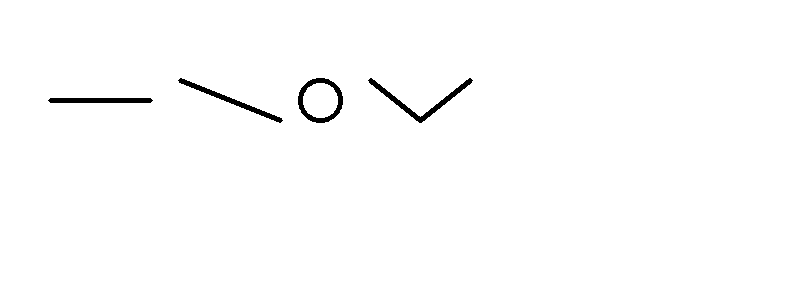
#> input picture samples/handwriting/sample_good.png, 800 x 300 px, found by its file name
$ python verify.py
#> lines starting #> are read from the running program, lines starting #| are printed output that depends on the picture; after the words box and inside, x2 and y2 are one past the last pixel; in counts of white or black regions, pixels touching at a corner belong together
### cv/handwriting_analyzer.py
import cv2
import numpy as np
import matplotlib.pyplot as plt
from typing import List, Tuple
import os
from dataclasses import dataclass


@dataclass
class HandwritingFeatures:
    """Data class to store extracted handwriting features"""
    avg_letter_size: float
    line_straightness: float
    letter_spacing: float
    word_spacing: float
    writing_pressure: float
    letter_formation_quality: float
    slant_angle: float
    consistency_score: float
    contour_count: int
    aspect_ratio: float

class HandwritingAnalyzer:
    def __init__(self):
        self.features = None

    def preprocess_image(self, image_path: str) -> Tuple[np.ndarray, np.ndarray]:
        """Enhanced preprocessing with original image return"""
        image = cv2.imread(image_path)
        if image is None:
            raise ValueError(f"Could not load image from {image_path}")

        # Convert to grayscale
        gray = cv2.cvtColor(image, cv2.COLOR_BGR2GRAY)

        # Apply Gaussian blur to reduce noise
        blurred = cv2.GaussianBlur(gray, (5, 5), 0)

        # Apply adaptive thresholding for better text extraction
        binary = cv2.adaptiveThreshold(
            blurred, 255, cv2.ADAPTIVE_THRESH_GAUSSIAN_C,
            cv2.THRESH_BINARY_INV, 11, 2
        )

        # Morphological operations to clean up the image
        kernel = np.ones((2, 2), np.uint8)
        cleaned = cv2.morphologyEx(binary, cv2.MORPH_CLOSE, kernel)

        return cleaned, gray

    # [447 lines left out: functions detect_contours, extract_features, calculate_overall_score, _calculate_writing_pressure_advanced, _calculate_letter_formation_advanced, _calculate_line_straightness_advanced and 4 more, not called in this run]


# Test the enhanced analyzer
# [39 lines that do not run on import are left out]

### utils/verify.py
import cv2
import os
import sys

# Add the parent directory to the path so we can import from cv module
sys.path.append(os.path.dirname(os.path.dirname(os.path.abspath(__file__))))

from cv.handwriting_analyzer import HandwritingAnalyzer

def verify_preprocessing():
    """Verify that image preprocessing is working correctly"""
    print("=== Day 1 Verification: Image Preprocessing ===\n")

    analyzer = HandwritingAnalyzer()
    sample_files = [
        'samples/handwriting/sample_good.png',
        'samples/handwriting/sample_poor.png'
    ]

    verification_passed = True

    for i, sample_file in enumerate(sample_files, 1):
        print(f"Test {i}: Processing {sample_file}")

        # Check if file exists
        if not os.path.exists(sample_file):
            print(f"❌ FAIL: File {sample_file} does not exist!")
            verification_passed = False
            continue

        try:
            # Test image loading
            original = cv2.imread(sample_file)
#> original is the input picture: shape (300, 800, 3); 99% white; 4 black regions, box (x1, y1, x2, y2) and area: (368, 78, 473, 123) 674, (298, 78, 343, 123) 614, (178, 78, 283, 123) 555, (48, 98, 153, 103) 513
            if original is None:
                print(f"❌ FAIL: Could not load {sample_file}")
                verification_passed = False
                continue

            print(f"✅ Original image loaded: {original.shape}")
#| ✅ Original image loaded: (300, 800, 3)

            # Test preprocessing
            processed = analyzer.preprocess_image(sample_file)
#> in preprocess_image, `binary = cv2.adaptiveThreshold( blurred, 255, cv2.ADAPTIVE_THRESH_GAUS..`: binary: shape (300, 800); 0.99% white; 4 white regions, box (x1, y1, x2, y2) and area: (368, 78, 473, 123) 678, (298, 78, 343, 123) 614, (178, 78, 283, 123) 565, (48, 98, 153, 103) 521
#> in preprocess_image, `cleaned = cv2.morphologyEx(binary, cv2.MORPH_CLOSE, kernel)`:
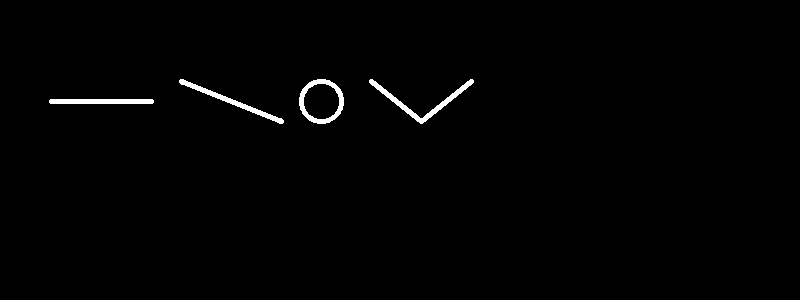
#> cleaned: shape (300, 800); 0.99% white; 4 white regions, box (x1, y1, x2, y2) and area: (369, 79, 474, 124) 678, (299, 79, 344, 124) 614, (179, 79, 284, 124) 565, (49, 99, 154, 104) 521
            print(f"✅ Preprocessed image: {processed.shape}")

            # Verify preprocessing results
            if len(processed.shape) != 2:
                print("❌ FAIL: Processed image should be grayscale (2D)")
                verification_passed = False
                continue

            # Check if preprocessing actually changed the image
            if processed.max() == 0:
                print("❌ WARNING: Processed image is completely black")
            elif processed.min() == processed.max():
                print("❌ WARNING: Processed image has no variation")
            else:
                print("✅ Processed image has proper variation")

            # Count non-zero pixels (should represent text)
            text_pixels = cv2.countNonZero(processed)
            total_pixels = processed.shape[0] * processed.shape[1]
            text_percentage = (text_pixels / total_pixels) * 100

            print(f"✅ Text coverage: {text_percentage:.2f}% of image")

            if text_percentage < 1:
                print("❌ WARNING: Very little text detected")
            elif text_percentage > 50:
                print("❌ WARNING: Too much text detected (might be inverted)")
            else:
                print("✅ Text coverage looks reasonable")

            print("-" * 50)

        except Exception as e:
            print(f"❌ FAIL: Error processing {sample_file}: {str(e)}")
            verification_passed = False
#> pass 2 of the loop in verify_preprocessing, `for i, sample_file in enumerate(sample_files, 1):`:
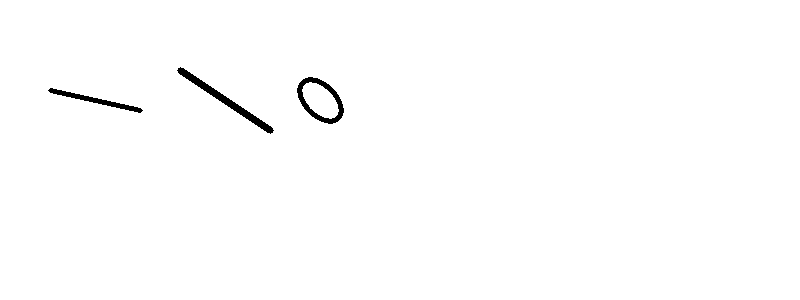
#> input picture samples/handwriting/sample_poor.png, 800 x 300 px, found by its file name
#> in verify_preprocessing, original is the input picture: shape (300, 800, 3); 99.2% white; 3 black regions, box (x1, y1, x2, y2) and area: (177, 67, 274, 134) 779, (297, 77, 344, 124) 639, (48, 88, 143, 113) 463
#| ✅ Original image loaded: (300, 800, 3)
#> binary: shape (300, 800); 0.79% white; 3 white regions, box (x1, y1, x2, y2) and area: (177, 67, 274, 134) 787, (297, 77, 344, 124) 639, (48, 88, 143, 113) 471
#> in preprocess_image (call 2), `cleaned = cv2.morphologyEx(binary, cv2.MORPH_CLOSE, kernel)`:
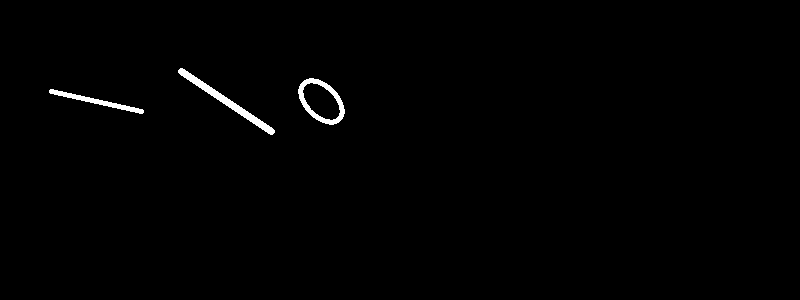
#> cleaned: shape (300, 800); 0.79% white; 3 white regions, box (x1, y1, x2, y2) and area: (178, 68, 275, 135) 787, (298, 78, 345, 125) 639, (49, 89, 144, 114) 471

    # Overall result
    if verification_passed:
        print("\n🎉 DAY 1 VERIFICATION PASSED!")
        print("✅ All sample images created successfully")
        print("✅ Image loading works correctly")
        print("✅ Preprocessing pipeline functional")
        print("\nYou're ready for Day 2!")
    else:
        print("\n❌ DAY 1 VERIFICATION FAILED!")
        print("Please fix the issues above before proceeding to Day 2")

    return verification_passed

def show_preprocessing_visual():
    """Show visual comparison of original vs preprocessed images"""
    print("\n=== Visual Verification ===")
    print("Displaying preprocessing results...")

    analyzer = HandwritingAnalyzer()
    sample_files = [
        'samples/handwriting/sample_good.png',
        'samples/handwriting/sample_poor.png'
    ]

    for sample_file in sample_files:
        if os.path.exists(sample_file):
            try:
                analyzer.visualize_preprocessing(sample_file)
                print(f"✅ Displayed preprocessing for {sample_file}")
            except Exception as e:
                print(f"❌ Could not display {sample_file}: {str(e)}")

if __name__ == "__main__":
    # Run verification
    verification_passed = verify_preprocessing()

    # Show visual results
    if verification_passed:
        show_preprocessing_visual()

    print("\n" + "="*60)
    print("Day 1 verification complete!")
